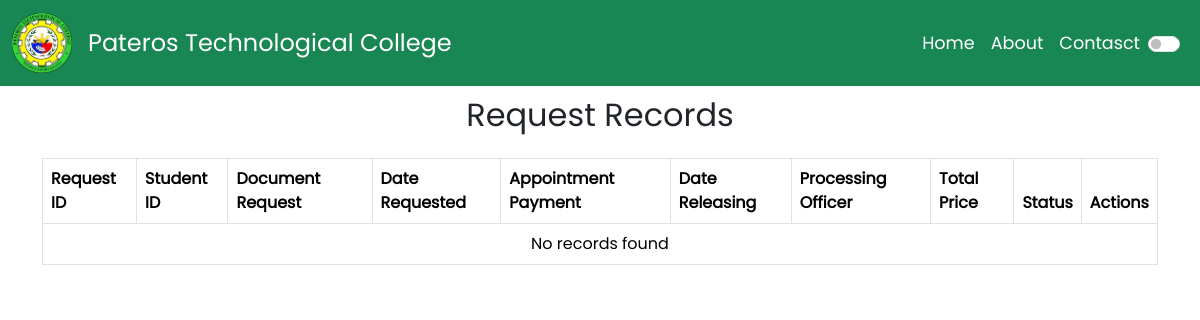
The page /staff/reg-staff/requests.php (signed in) on the database as committed earlier.
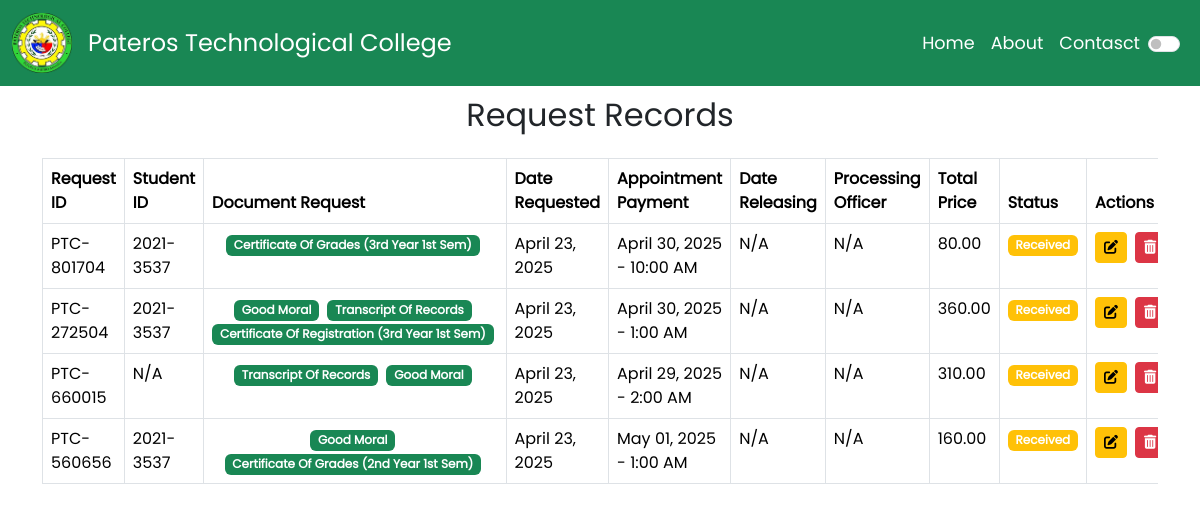
The same page on the database as committed later.
### tables this page shows
CREATE TABLE `requests` (
  `id` int(11) NOT NULL,
  `request_id` varchar(10) NOT NULL,
  `student_id` varchar(20) NOT NULL,
  `student_name` varchar(100) NOT NULL,
  `email` varchar(255) NOT NULL,
  `program_section` varchar(50) NOT NULL,
  `document_request` varchar(150) NOT NULL,
  `delivery_option` enum('Cashier','Gcash') NOT NULL,
  `appointment_date` date NOT NULL,
  `appointment_time` time NOT NULL,
  `total_price` decimal(10,2) NOT NULL,
  `status` enum('Received','Declined','Processing','Releasing','Released') NOT NULL DEFAULT 'Received',
  `created_at` timestamp NOT NULL DEFAULT current_timestamp()
);

### config/db.php (called while the page is built, shortened)
<?php
class class_model {
    private string $host = "localhost";
    private string $user = "root";
    private string $pass = "";
    private string $dbname = "practice2";
    private mysqli $mysqli;
    public function __construct()
    {
        $this->mysqli = new mysqli($this->host, $this->user, $this->pass, $this->dbname);
    }
    public function getRequestRecordsStaff() {
        $sql = "SELECT * FROM requests ORDER BY created_at DESC";
        $result = $this->mysqli->query($sql);
        return $result;
    }
}

### staff/reg-staff/requests.php (the view, shortened to what this page needs)
<?php
require_once '../../config/db.php';
?>
<!DOCTYPE html>
<html lang="en" >
<head>
    <link rel="stylesheet" href="../../vendor/bootstrapv5/css/bootstrap.min.css">
    <link rel="stylesheet" href="../../assets/css/app.css">
    <link rel="stylesheet" href="https://cdnjs.cloudflare.com/ajax/libs/font-awesome/6.5.1/css/all.min.css">
</head>
<body>
<header class="text-white text-center">
  <nav class="navbar navbar-expand-lg navbar-light bg-success fixed-top">
  <div class="container-fluid ">
    <a class="navbar-brand text-white d-none d-lg-flex align-items-center" href="/drmsv3/staff/reg-staff/index.php">
      <img src="../../assets/images/logo.png" alt="PTC Logo" style="width: 60px; height: 60px;" class="me-3">
      <span style="font-size: 1.50rem; line-height: 60px;">Pateros Technological College</span>
    </a>
    <div class="collapse navbar-collapse" id="navbarNav">
      <ul class="navbar-nav ms-auto align-items-center">
        <li class="nav-item">
          <a class="nav-link active text-white" aria-current="page" href="#" style="font-size: 1.1rem;">Home</a>
        </li>
        <li class="nav-item">
          <a class="nav-link text-white" href="#" style="font-size: 1.1rem;">About</a>
        </li>
        <li class="nav-item">
          <a class="nav-link text-white" href="#" style="font-size: 1.1rem;">Contasct</a>
        </li>
        <li class="nav-item">
          <div class="form-check form-switch d-flex align-items-center">
            <input class="form-check-input me-2" type="checkbox" id="themeToggle">
          </div>
        </li>
      </ul>
    </div>
  </div>
  </nav>
</header>
<div class="container mt-5 pt-5">
    <h2 class="text-center mb-4">Request Records</h2>
    <div class="table-responsive">
        <table class="table table-bordered ">
            <thead>
                <tr>
                    <th>Request ID</th>
                    <th>Student ID</th>
                    <th>Document Request</th>
                    <th>Date Requested</th>
                    <th>Appointment Payment</th>
                    <th>Date Releasing</th>
                    <th>Processing Officer</th>
                    <th>Total Price</th>
                    <th>Status</th>
                    <th>Actions</th>
                </tr>
            </thead>
            <tbody>
                <?php
                $cm = new class_model();
                $result = $cm->getRequestRecordsStaff();
                if ($result->num_rows > 0) {
                    while ($row = $result->fetch_assoc()) {
                        echo "<tr>";
                        echo "<td>" . htmlspecialchars($row['request_id']) . "</td>";
                        echo "<td>" . htmlspecialchars($row['student_id']) . "</td>";
                        echo "<td class='text-center'>" . implode(' ', array_map(function ($document) {
                            return '<span class="badge bg-success me-1">' . htmlspecialchars($document) . '</span>';
                        }, explode(',', $row['document_request']))) . "</td>";
                        echo "<td>" . (!empty($row['created_at']) ? date('F d, Y', strtotime($row['created_at'])) : 'N/A') . "</td>";
                        echo "<td>" . (!empty($row['appointment_date']) && !empty($row['appointment_time']) ? date('F d, Y', strtotime($row['appointment_date'])) . ' - ' . date('g:i A', strtotime($row['appointment_time'])) : 'N/A') . "</td>";
                        echo "<td>" . (!empty($row['date_releasing']) ? htmlspecialchars($row['date_releasing']) : 'N/A') . "</td>";
                        echo "<td>" . (!empty($row['processing_officer']) ? htmlspecialchars($row['processing_officer']) : 'N/A') . "</td>";
                        echo "<td>" . htmlspecialchars($row['total_price']) . "</td>";
                        echo "<td>" . (function ($status) {
                            switch ($status) {
                                case 'Received': return '<span class="badge bg-warning">' . htmlspecialchars($status) . '</span>';
                                case 'Declined': return '<span class="badge bg-danger">' . htmlspecialchars($status) . '</span>';
                                case 'Processing': return '<span class="badge bg-primary">' . htmlspecialchars($status) . '</span>';
                                case 'Releasing': return '<span class="badge bg-secondary">' . htmlspecialchars($status) . '</span>';
                                case 'Released': return '<span class="badge bg-success">' . htmlspecialchars($status) . '</span>';
                                default: return htmlspecialchars($status);
                            }
                        })($row['status']) . "</td>";
                        echo "<td>
                          <div class='d-flex flex-column flex-md-row justify-content-center align-items-center'>
                          <button class='btn btn-warning btn-sm me-md-2 mb-2 mb-md-0' title='Edit' data-bs-toggle='modal' data-bs-target='#editModal' data-id='" . $row['id'] . "'>
                            <i class='fas fa-edit'></i>
                          </button>
                          <button class='btn btn-danger btn-sm' title='Delete' data-bs-toggle='modal' data-bs-target='#deleteModal' data-id='" . $row['id'] . "'>
                            <i class='fas fa-trash-alt'></i>
                          </button>
                          </div>
                        </td>";
                        echo "</tr>";
                    }
                } else {
                    echo "<tr><td colspan='10' class='text-center'>No records found</td></tr>";
                }
                ?>
            </tbody>
        </table>
    </div>
</div>
</body>
</html

### assets/css/app.css (style rules this page uses)
body { font-family: 'Poppins', sans-serif; }

Rows that differ between the two databases and show on the page:
added requests: request "PTC-801704", student "2021-3537", document_request "Certificate Of Grades (3rd Year 1st Sem)", created_at "April 23, 2025", appointment_date "April 30, 2025", appointment_time "10:00 AM", total_price "80.00", status "Received"
added requests: request "PTC-272504", student "2021-3537", document "Good Moral Transcript Of Records Certificate Of Registration (3rd Year 1st Sem)", created_at "April 23, 2025", appointment_date "April 30, 2025", appointment_time "1:00 AM", total_price "360.00", status "Received"
added requests: request "PTC-660015", student "N/A", document "Transcript Of Records Good Moral", created_at "April 23, 2025", appointment_date "April 29, 2025", appointment_time "2:00 AM", total_price "310.00", status "Received"
added requests: request "PTC-560656", student "2021-3537", document "Good Moral Certificate Of Grades (2nd Year 1st Sem)", created_at "April 23, 2025", appointment_date "May 01, 2025", appointment_time "1:00 AM", total_price "160.00", status "Received"
Other text that changed with them:
text no longer shown: "No records found"
